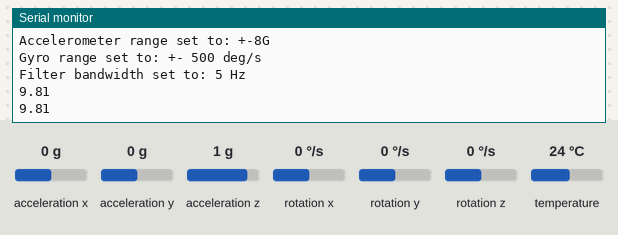
The sketch below on a simulated Arduino Uno, built with avr-gcc and run on an emulated ATmega328P. Shown: the last lines printed to the serial monitor. The inputs (shaded band) are chosen by the test bench; at power-on: acceleration x 0 g, acceleration y 0 g, acceleration z 1 g, rotation x 0 °/s, rotation y 0 °/s, rotation z 0 °/s, temperature 24 °C. No radio packets arrive unless stated.

Above: at 1.2 s.
1.3 s: acceleration x set to -1.4 g
At 2.6 s:
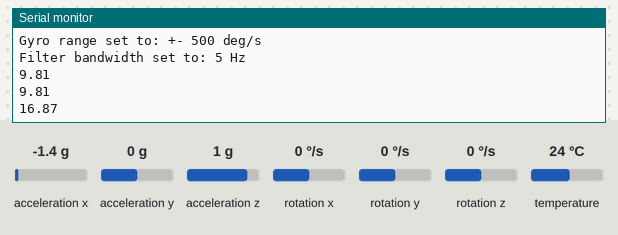
2.8 s: acceleration y set to -1.4 g
At 4.1 s:
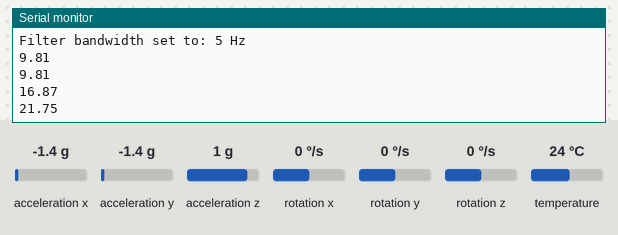
4.3 s: acceleration z set to -1.4 g
At 4.9 s:
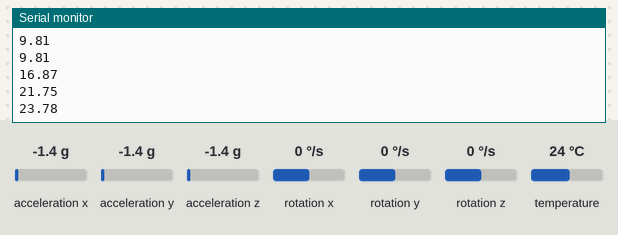
Timing chart, 0 to 7.3 s (numbered marks = the images above; inputs shaded):
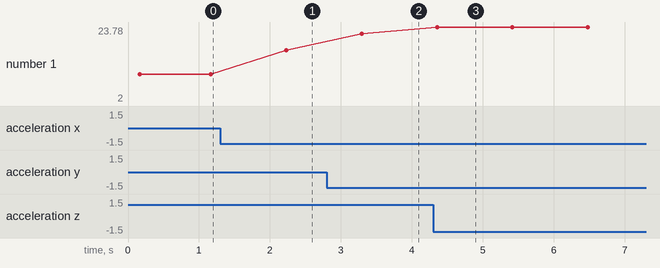

The sketch:

sender.ino
```cpp
#include <Adafruit_MPU6050.h>
#include <Adafruit_Sensor.h>
#include <Wire.h>
#include <LoRa.h>
#include <SPI.h>

// sender code with mpu6050
#define ss 5
#define rst 14
#define dio0 2

int counter = 0;
Adafruit_MPU6050 mpu;

void setup()
{
  Serial.begin(9600);
  while (!Serial);
  Serial.println("LoRa Sender");

  LoRa.setPins(ss, rst, dio0);    //setup LoRa transceiver module

  while (!LoRa.begin(433E6))     //433E6 - Asia, 866E6 - Europe, 915E6 - North America
  {
    Serial.println(".");
    delay(500);
  }
  LoRa.setSyncWord(0xB1);
  Serial.println("LoRa Initializing OK!");

  if (!mpu.begin()) {
    Serial.println("Failed to find MPU6050 chip");
    while (1) {
      delay(10);
    }
  }
  Serial.println("MPU6050 Found!");

  mpu.setAccelerometerRange(MPU6050_RANGE_8_G);
  Serial.print("Accelerometer range set to: ");
  switch (mpu.getAccelerometerRange()) {
  case MPU6050_RANGE_2_G:
    Serial.println("+-2G");
    break;
  case MPU6050_RANGE_4_G:
    Serial.println("+-4G");
    break;
  case MPU6050_RANGE_8_G:
    Serial.println("+-8G");
    break;
  case MPU6050_RANGE_16_G:
    Serial.println("+-16G");
    break;
  }
  mpu.setGyroRange(MPU6050_RANGE_500_DEG);
  Serial.print("Gyro range set to: ");
  switch (mpu.getGyroRange()) {
  case MPU6050_RANGE_250_DEG:
    Serial.println("+- 250 deg/s");
    break;
  case MPU6050_RANGE_500_DEG:
    Serial.println("+- 500 deg/s");
    break;
  case MPU6050_RANGE_1000_DEG:
    Serial.println("+- 1000 deg/s");
    break;
  case MPU6050_RANGE_2000_DEG:
    Serial.println("+- 2000 deg/s");
    break;
  }

  mpu.setFilterBandwidth(MPU6050_BAND_5_HZ);
  Serial.print("Filter bandwidth set to: ");
  switch (mpu.getFilterBandwidth()) {
  case MPU6050_BAND_260_HZ:
    Serial.println("260 Hz");
    break;
  case MPU6050_BAND_184_HZ:
    Serial.println("184 Hz");
    break;
  case MPU6050_BAND_94_HZ:
    Serial.println("94 Hz");
    break;
  case MPU6050_BAND_44_HZ:
    Serial.println("44 Hz");
    break;
  case MPU6050_BAND_21_HZ:
    Serial.println("21 Hz");
    break;
  case MPU6050_BAND_10_HZ:
    Serial.println("10 Hz");
    break;
  case MPU6050_BAND_5_HZ:
    Serial.println("5 Hz");
    break;
  }
}

void loop()
{
  sensors_event_t a, g, temp;
  mpu.getEvent(&a, &g, &temp);
  float mean = pow(pow(a.acceleration.x,2)+pow(a.acceleration.y,2)+pow(a.acceleration.z,2),0.5);
  Serial.println(mean);
//  Serial.print("Sending packet: ");
//  Serial.print("Acceleration X: ");
//  Serial.print(a.acceleration.x);
//  Serial.print(", Y: ");
//  Serial.print(a.acceleration.y);
//  Serial.print(", Z: ");
//  Serial.print(a.acceleration.z);
//  Serial.println(" m/s^2");
//
//  Serial.print("Rotation X: ");
//  Serial.print(g.gyro.x);
//  Serial.print(", Y: ");
//  Serial.print(g.gyro.y);
//  Serial.print(", Z: ");
//  Serial.print(g.gyro.z);
//  Serial.println(" rad/s");
//
//  Serial.print("Temperature: ");
//  Serial.print(temp.temperature);
//  Serial.println(" degC");
//
  LoRa.beginPacket();   //Send LoRa packet to receiver
  LoRa.println(mean);
//  LoRa.print("Acceleration X: ");
//  LoRa.print(a.acceleration.x);
//  LoRa.print(", Y: ");
//  LoRa.print(a.acceleration.y);
//  LoRa.print(", Z: ");
//  LoRa.print(a.acceleration.z);
//  LoRa.println(" m/s^2");
//
//  LoRa.print("Rotation X: ");
//  LoRa.print(g.gyro.x);
//  LoRa.print(", Y: ");
//  LoRa.print(g.gyro.y);
//  LoRa.print(", Z: ");
//  LoRa.print(g.gyro.z);
//  LoRa.println(" rad/s");
//
//  LoRa.print("Temperature: ");
//  LoRa.print(temp.temperature);
//  LoRa.println(" degC");
  LoRa.endPacket();


  delay(1000);
}
```

Measured:
- after the input at 1.3 s, the serial monitor: prints a new line after 0.93 s (image 1)
- after the input at 2.8 s, the serial monitor: prints a new line after 0.49 s (image 2)
- after the input at 4.3 s, the serial monitor: prints a new line after 0.06 s (image 3)
- plotted number 1: 9.81 → 16.87 after the input at 1.3 s, 16.87 → 21.75 after the input at 2.8 s
